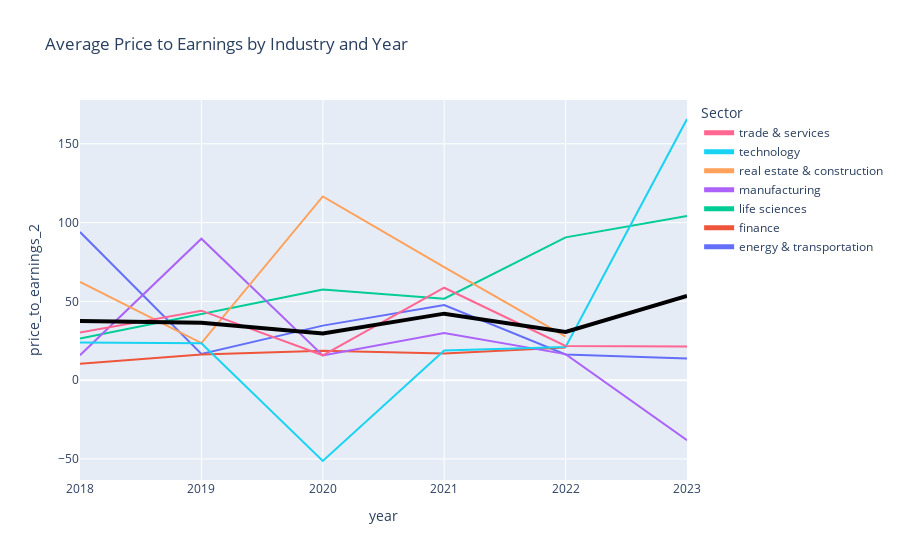

The notebook cell this image was saved under:
### Code cell
def sector_metric_trend(df, grouping_columns = ['sector', 'year'], y = 'price_to_earnings_2'):
    df.reset_index(inplace=True)
    df['year'] = df['end_of_month'].dt.year

    plot_df = df.groupby(grouping_columns)[y].mean().reset_index()
    
    average_pe_yearly = plot_df.groupby(grouping_columns[1])[y].mean().reset_index()

    # Create the line plot for sectors
    fig = px.line(plot_df, x=grouping_columns[1], y=y, color=grouping_columns[0], 
                title='Average Price to Earnings by Industry and Year', 
                labels={'x':'Year', 'y':'Average Price to Earnings'},
                hover_data=[y])

    # Create the line plot for the yearly average
    average_trace = px.line(average_pe_yearly, x=grouping_columns[1], y=y).data[0]
    average_trace.name = 'Yearly Average'
    average_trace.line = dict(color='black', width=4)
    fig.add_trace(average_trace)

    # Update the layout to add the legend for the yearly average line
    fig.update_layout(
        showlegend=True,
        legend=dict(
            traceorder="reversed",
            title_text='Sector',
            itemsizing='constant'
        )
    )

    fig.show()

sector_metric_trend(df.copy())

### Figure 1 — Plotly figure (JSON) as saved in the notebook; plotly's stock layout.template omitted (floating-point values rounded to 4 significant figures)
{"data": [{"hovertemplate": "sector=energy & transportation<br>year=%{x}<br>price_to_earnings_2=%{y}<extra></extra>", "legendgroup": "energy & transportation", "line": {"color": "#636efa", "dash": "solid"}, "marker": {"symbol": "circle"}, "mode": "lines", "name": "energy & transportation", "orientation": "v", "showlegend": true, "type": "scatter", "x": [2018, 2019, 2020, 2021, 2022, 2023], "xaxis": "x", "y": [94.05, 16.62, 34.61, 47.7, 16.31, 13.77], "yaxis": "y"}, {"hovertemplate": "sector=finance<br>year=%{x}<br>price_to_earnings_2=%{y}<extra></extra>", "legendgroup": "finance", "line": {"color": "#EF553B", "dash": "solid"}, "marker": {"symbol": "circle"}, "mode": "lines", "name": "finance", "orientation": "v", "showlegend": true, "type": "scatter", "x": [2018, 2019, 2020, 2021, 2022], "xaxis": "x", "y": [10.43, 16.21, 18.64, 16.94, 20.7], "yaxis": "y"}, {"hovertemplate": "sector=life sciences<br>year=%{x}<br>price_to_earnings_2=%{y}<extra></extra>", "legendgroup": "life sciences", "line": {"color": "#00cc96", "dash": "solid"}, "marker": {"symbol": "circle"}, "mode": "lines", "name": "life sciences", "orientation": "v", "showlegend": true, "type": "scatter", "x": [2018, 2019, 2020, 2021, 2022, 2023], "xaxis": "x", "y": [26.39, 41.73, 57.47, 51.73, 90.63, 104.2], "yaxis": "y"}, {"hovertemplate": "sector=manufacturing<br>year=%{x}<br>price_to_earnings_2=%{y}<extra></extra>", "legendgroup": "manufacturing", "line": {"color": "#ab63fa", "dash": "solid"}, "marker": {"symbol": "circle"}, "mode": "lines", "name": "manufacturing", "orientation": "v", "showlegend": true, "type": "scatter", "x": [2018, 2019, 2020, 2021, 2022, 2023], "xaxis": "x", "y": [15.85, 89.81, 15.67, 29.88, 16.53, -38.09], "yaxis": "y"}, {"hovertemplate": "sector=real estate & construction<br>year=%{x}<br>price_to_earnings_2=%{y}<extra></extra>", "legendgroup": "real estate & construction", "line": {"color": "#FFA15A", "dash": "solid"}, "marker": {"symbol": "circle"}, "mode": "lines", "name": "real estate & construction", "orientation": "v", "showlegend": true, "type": "scatter", "x": [2018, 2019, 2020, 2021, 2022], "xaxis": "x", "y": [62.38, 23.57, 116.6, 71.8, 27.67], "yaxis": "y"}, {"hovertemplate": "sector=technology<br>year=%{x}<br>price_to_earnings_2=%{y}<extra></extra>", "legendgroup": "technology", "line": {"color": "#19d3f3", "dash": "solid"}, "marker": {"symbol": "circle"}, "mode": "lines", "name": "technology", "orientation": "v", "showlegend": true, "type": "scatter", "x": [2018, 2019, 2020, 2021, 2022, 2023], "xaxis": "x", "y": [23.97, 23.45, -51.3, 18.83, 21.08, 165.8], "yaxis": "y"}, {"hovertemplate": "sector=trade & services<br>year=%{x}<br>price_to_earnings_2=%{y}<extra></extra>", "legendgroup": "trade & services", "line": {"color": "#FF6692", "dash": "solid"}, "marker": {"symbol": "circle"}, "mode": "lines", "name": "trade & services", "orientation": "v", "showlegend": true, "type": "scatter", "x": [2018, 2019, 2020, 2021, 2022, 2023], "xaxis": "x", "y": [30.26, 44.1, 15.79, 58.66, 21.72, 21.38], "yaxis": "y"}, {"hovertemplate": "year=%{x}<br>price_to_earnings_2=%{y}<extra></extra>", "legendgroup": "", "line": {"color": "black", "width": 4}, "marker": {"symbol": "circle"}, "mode": "lines", "name": "Yearly Average", "orientation": "v", "showlegend": false, "type": "scatter", "x": [2018, 2019, 2020, 2021, 2022, 2023], "xaxis": "x", "y": [37.62, 36.5, 29.64, 42.22, 30.66, 53.41], "yaxis": "y"}], "layout": {"legend": {"itemsizing": "constant", "title": {"text": "Sector"}, "tracegroupgap": 0, "traceorder": "reversed"}, "showlegend": true, "title": {"text": "Average Price to Earnings by Industry and Year"}, "xaxis": {"anchor": "y", "domain": [0, 1], "title": {"text": "year"}}, "yaxis": {"anchor": "x", "domain": [0, 1], "title": {"text": "price_to_earnings_2"}}}}
